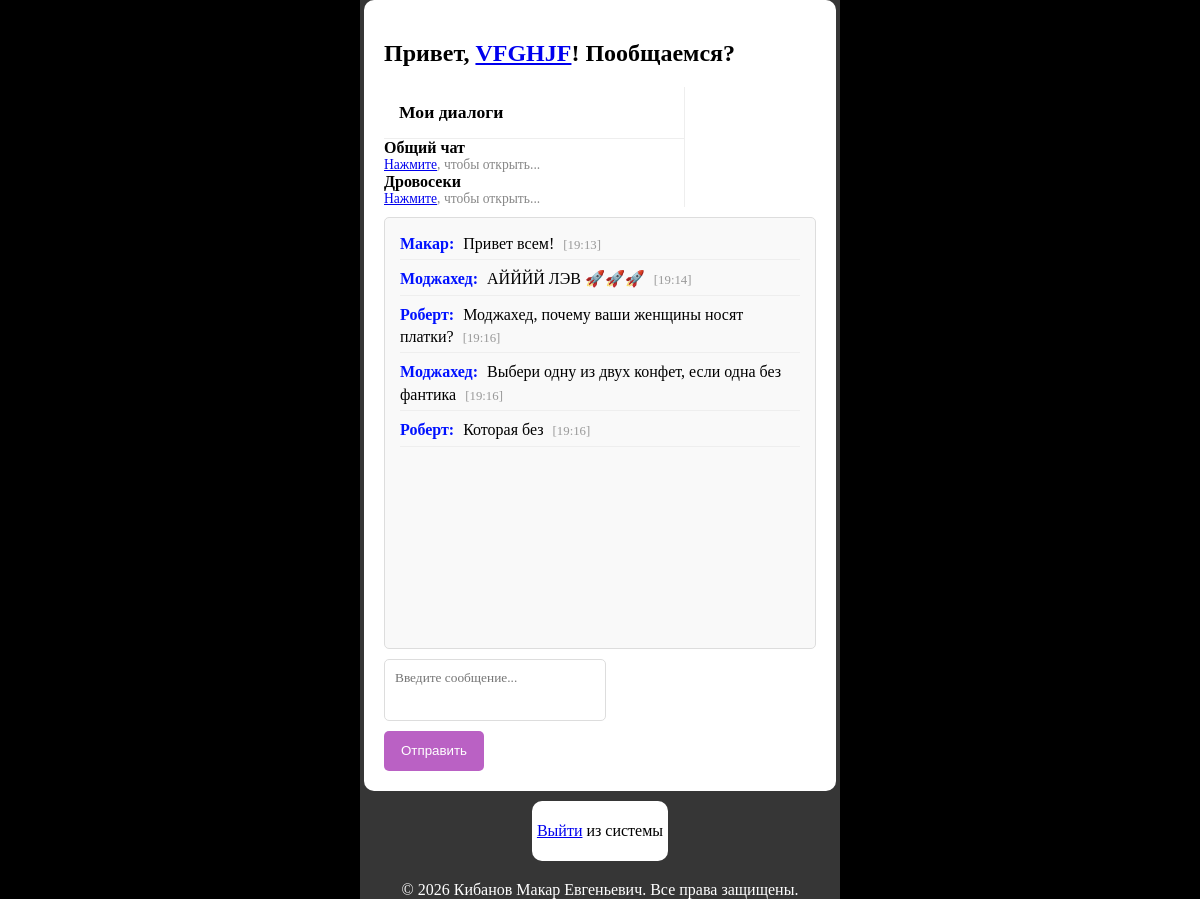
The page /intropage.php?view=allMsg (signed in) on the database its author committed.
### tables this page shows
CREATE TABLE `chats` (
  `Id` int NOT NULL,
  `Title` varchar(255) NOT NULL
);

CREATE TABLE `allMessages` (
  `id` int NOT NULL,
  `name` varchar(255) NOT NULL,
  `content` varchar(50) NOT NULL,
  `send_time` datetime NOT NULL DEFAULT CURRENT_TIMESTAMP
);

### includes/allMsg.php (the view, shortened to what this page needs)
<?php
    if ($_GET['view'] == 'allMsg') :
        require_once "includes/connection.php";
        $result = mysqli_query($db, "SELECT * FROM `allmessages`");
        while($row = mysqli_fetch_assoc($result)) {
            $messages[] = [
                'id' => $row['id'],
                'name' => $row['name'],
                'content' => $row['content'],
                'send_time' => $row['send_time']
            ];
        }
        foreach($messages as $msg) : ?>
        <div class="message">
            <b class="author"><?= htmlspecialchars($msg['name']) ?>:</b>
            <span class="text"><?= htmlspecialchars($msg['content']) ?></span>
            <small class="time">[<?= date('H:i', strtotime($msg['send_time'])) ?>]</small>
        </div>
<?php endforeach; endif; ?>

### intropage.php (shortened to what this page needs)
<?php
    require_once "includes/connection.php";
    if(!isset($_SESSION["session_username"]))
        header("Location: login.php");
    else
        include "includes/header.php";
    include "includes/header.php";
?>
    <div class="container">
        <h2>Привет, <a href="includes/lk.php"><?= $_SESSION["session_username"] ?></a>! Пообщаемся?</h2>
        <div class="main">
            <div class="chats">
                <h3 class="chats-title">Мои диалоги</h3>
                <div class="chat-info">
                    <div class="chat-name">Общий чат</div>
                    <div class="chat-last-msg"><a href="intropage.php?view=allMsg">Нажмите</a>, чтобы открыть...</div>
                </div>
                <?php
                    include "includes/chats.php";
                ?>
            </div>
            <div class="messages">
                <?php
                    if (isset($_GET['view']) && $_GET['view'] == 'allMsg') {
                        include "includes/allMsg.php";
                    }
                    else if (isset($_GET['view']) && $_GET['view'] != 'allMsg') {
                        include "includes/Msg.php";
                    }
                ?>
            </div>
            <?php if (isset($_GET['view'])) : ?>
            <form action="includes/send_message.php" method="POST" class="send-form">
                <textarea name="message" placeholder="Введите сообщение..." required></textarea>
                <button type="submit" name="send">Отправить</button>
            </form>
            <?php endif; ?>
        </div>
    </div>
    <div class="logout_bth">
        <p><a href="includes/logout.php">Выйти</a> из системы</p>
    </div>
<?php
    include "includes/footer.php";
?>

### includes/header.php (shortened to what this page needs)
<!DOCTYPE html>
<html lang="en">
<head>
    <link rel="stylesheet" href="css/style.css">
    <link rel="stylesheet" href="../css/style.css">
</head>
<body>

### includes/chats.php
<?php
    require_once "includes/connection.php";
    $result = mysqli_query($db, "SELECT chats.id, chats.title
                                FROM chats
                                JOIN `chatMembers` ON chats.id = chatMembers.chat_id
                                WHERE chatMembers.user_id = {$_SESSION['session_user_id']};");
    if (mysqli_num_rows($result) != 0) :
    while($row = mysqli_fetch_assoc($result)) {
        $allChats[] = [
            'id' => $row['id'],
            'title' => $row['title']
        ];
    }
    foreach($allChats as $chat): ?>
    <div class="chat-info">
        <div class="chat-name"><?= htmlspecialchars($chat['title']) ?></div>
        <div class="chat-last-msg"><a href="intropage.php?view=<?= $chat['id']; ?>">Нажмите</a>, чтобы открыть...</div>
    </div>
<?php
    endforeach;
    endif;
?>

### includes/footer.php
    <footer>
        &copy; 2026 Кибанов Макар Евгеньевич. Все права защищены.
    </footer>
</body>
</html>

### css/style.css (style rules this page uses)
html { display: flex; background: black; justify-content: center; align-items: center; min-height: 100vh; }
body { width: 480px; min-height: 100vh; margin: 0; background: rgb(54, 54, 54); display: flex; flex-direction: column; justify-content: center; align-items: center; }
.container { max-width: 480px; background: rgb(255, 255, 255); width: 90%; padding: 20px; margin: 0 auto; border-radius: 10px; }
.logout_bth { background-color: white; margin-top: 10px; border-radius: 10px; padding: 5px; }
footer { margin-top: 20px; color: white; text-align: center; }
.chats { width: 300px; border-right: 1px solid #eee; background: #fff; display: flex; flex-direction: column; }
.chats-title { padding: 15px; margin: 0; font-size: 1.1rem; border-bottom: 1px solid #eee; }
.chat-info { overflow-y: hidden; }
.chat-name { font-weight: 600; white-space: nowrap; overflow: hidden; text-overflow: ellipsis; }
.chat-last-msg { font-size: 0.85rem; color: #888; white-space: nowrap; overflow: hidden; text-overflow: ellipsis; }
.messages { margin-top: 10px; background: #f9f9f9; padding: 15px; border: 1px solid #ddd; border-radius: 5px; height: 400px; overflow-y: auto; }
.message { margin-bottom: 8px; line-height: 1.4; border-bottom: 1px solid #eee; padding-bottom: 4px; }
.author { color: rgb(0, 17, 255); margin-right: 5px; }
.time { color: #999; font-size: 0.8em; margin-left: 5px; }
.send-form textarea { margin-top: 10px; width: 200px; flex-grow: 1; border: 1px solid #ddd; border-radius: 5px; padding: 10px; resize: none; height: 40px; font-family: inherit; outline: none; transition: border-color 0.2s; display: flex; margin-bottom: 10px; }
.send-form button { background: rgb(186, 97, 196); width: 100px; color: white; border: none; height: 40px; border-radius: 5px; cursor: pointer; display: flex; align-items: center; justify-content: center; transition: transform 0.2s, opacity 0.2s; }

### rows shown on the page
chats: Title "Дровосеки"
allmessages: name "Макар", content "Привет всем!", send_time "19:13"
allmessages: name "Моджахед", content "АЙЙЙЙ ЛЭВ 🚀🚀🚀", send_time "19:14"
allmessages: name "Роберт", content "Моджахед, почему ваши женщины носят платки?", send_time "19:16"
allmessages: name "Моджахед", content "Выбери одну из двух конфет, если одна без фантика", send_time "19:16"
allmessages: name "Роберт", content "Которая без", send_time "19:16"

### other values the page prints
$_SESSION["session_username"] "VFGHJF"
